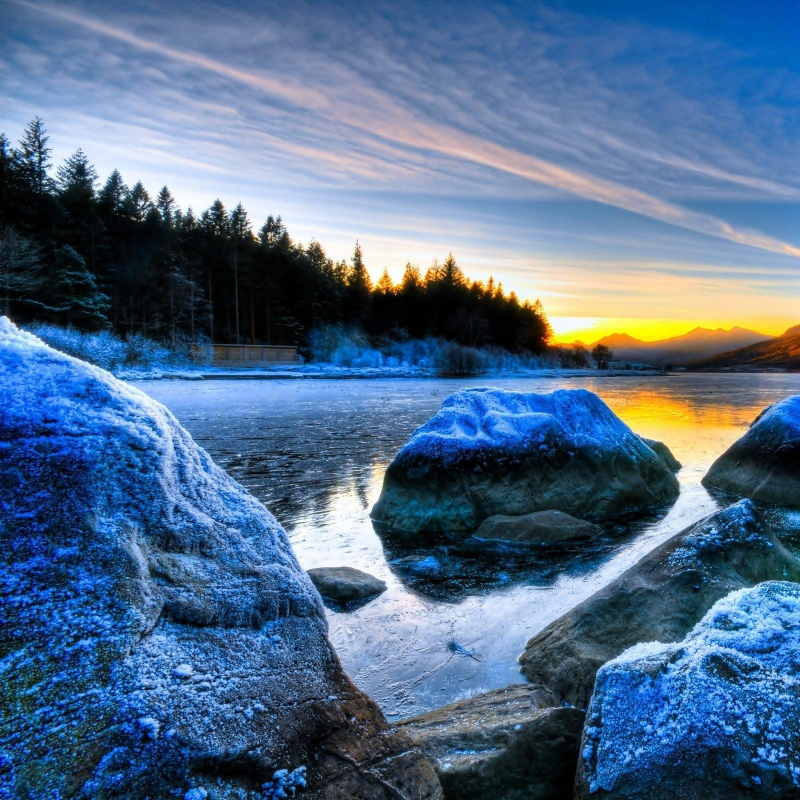
#> input picture work6_7/1.jpg, 1600 x 1600 px (shown at 1/2 size)
$ python work6.py
#> lines starting #> are read from the running program, lines starting #| are printed output that depends on the picture
from PIL import Image, ImageDraw
import numpy as np
import time

def open_img(path):
#> called with path = '1.jpg'
    global image, pix, draw, width, height, size
    image = Image.open(path)
#> image is the input picture: PIL image 1600x1600 RGB; mean R, G, B 81, 108.1, 139.1
    pix = image.load()
    draw =  ImageDraw.Draw(image)
    width = image.size[0]
#> width = 1600
    height = image.size[1]
#> height = 1600
    size = min(image.size[0], image.size[1])
#> size = 1600

# [67 lines left out: functions new_img, resize, downscale1, not called in this run]


def downscale2(path, scale):
    open_img(path)

    img = Image.new(mode="RGB", size=(int(width * scale), int(height * scale)))
#> img: PIL image 800x800 RGB; every value is 0
    draw_img = ImageDraw.Draw(img)

    size = image.height
#> size = 1600
    start_time = time.time()
    for i in range(1, size - 1, 2):
        for j in range(1, size - 1, 2):
            r11 = pix[i, j][0]
            g11 = pix[i, j][1]
            b11 = pix[i, j][2]

            r12 = pix[i, j + 1][0]
            g12 = pix[i, j + 1][1]
            b12 = pix[i, j + 1][2]

            r21 = pix[i + 1, j][0]
            g21 = pix[i + 1, j][1]
            b21 = pix[i + 1, j][2]

            r22 = pix[i + 1, j + 1][0]
            g22 = pix[i + 1, j + 1][1]
            b22 = pix[i + 1, j + 1][2]

            r = int((r11 + r12 + r21 + r22) / 4)
            g = int((g11 + g12 + g21 + g22) / 4)
            b = int((b11 + b12 + b21 + b22) / 4)

            draw_img.point((i // 2, j // 2), (r, g, b))

    print("Time: ", (time.time() - start_time))
    img.save("3.jpg")
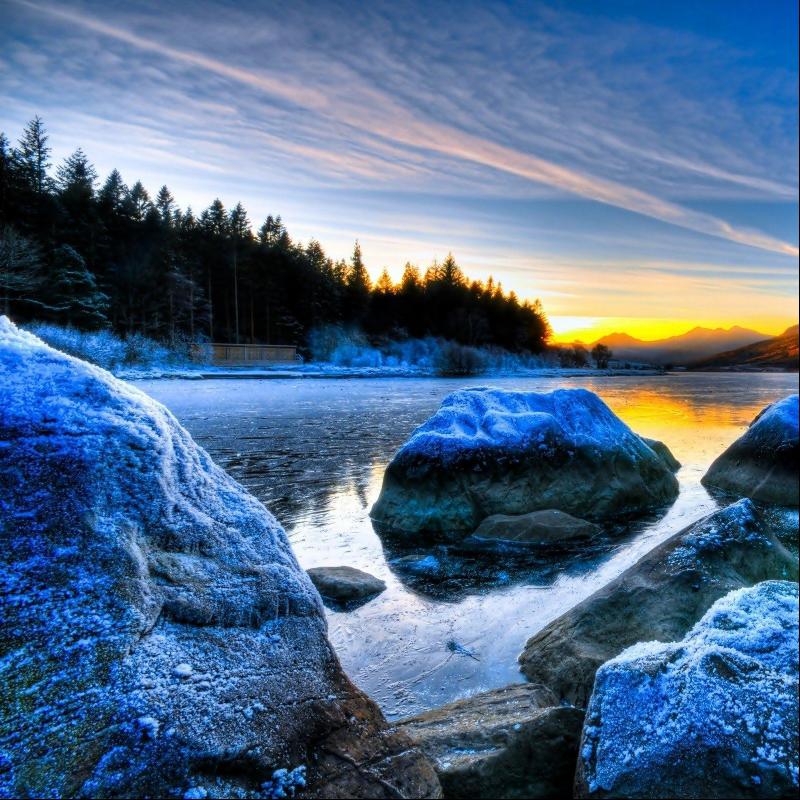
#> saved as 3.jpg: PIL image 800x800 RGB; mean R, G, B 80.6, 107.5, 138.4


downscale2("1.jpg", 0.5)
# img.show()
# img.save("2.jpg")
